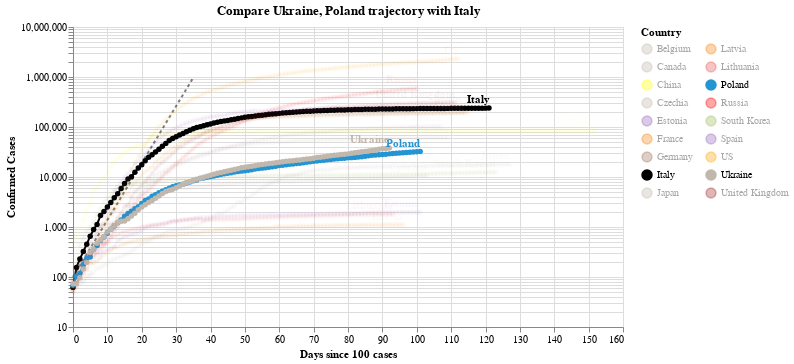

Here is the notebook cell this chart was saved with:
### Code cell
#hide_input
chart2 = make_since_chart(dff2, ['Ukraine', 'Poland'], baseline_countries)
chart2

### Figure 1 — Vega-Lite specification as saved in the notebook (floating-point values rounded to 4 significant figures; data arrays with more than 128 entries replaced by an {"elided": "..."} marker saying what was removed)
{"config": {"view": {"continuousWidth": 400, "continuousHeight": 300}}, "layer": [{"data": {"name": "data-628230001892d6798b50651be41d1b3e"}, "mark": {"type": "line", "color": "black", "opacity": 0.5, "strokeDash": [3, 3]}, "encoding": {"x": {"type": "quantitative", "field": "Days since 100 cases"}, "y": {"type": "quantitative", "field": "Confirmed Cases"}}}, {"data": {"name": "data-84f25441aa93fbe3667ca7478131f5df"}, "mark": {"type": "line", "point": true}, "encoding": {"color": {"type": "nominal", "field": "Country", "legend": {"columns": 2}, "scale": {"domain": ["Belgium", "Canada", "China", "Czechia", "Estonia", "France", "Germany", "Italy", "Japan", "Latvia", "Lithuania", "Poland", "Russia", "South Korea", "Spain", "US", "Ukraine", "United Kingdom"], "range": ["#C1B7AD", "#C1B7AD", "yellow", "#C1B7AD", "#9467bd", "#F58518", "#9D755D", "black", "#C1B7AD", "#F58518", "#E45756", "#2495D3", "red", "#A1BA59", "#9467bd", "orange", "#C1B7AD", "brown"]}}, "opacity": {"condition": {"value": 1, "selection": "selector003"}, "value": 0.05}, "tooltip": [{"type": "nominal", "field": "Country"}, {"type": "temporal", "field": "Date"}, {"type": "quantitative", "field": "Confirmed Cases"}, {"type": "quantitative", "field": "Days since 100 cases"}], "x": {"type": "quantitative", "field": "Days since 100 cases"}, "y": {"type": "quantitative", "field": "Confirmed Cases", "scale": {"type": "log"}}}, "selection": {"selector003": {"type": "multi", "fields": ["Country"], "bind": "legend", "init": [{"Country": "Ukraine"}, {"Country": "Poland"}, {"Country": "Italy"}]}}, "width": 550}, {"data": {"name": "data-84f25441aa93fbe3667ca7478131f5df"}, "mark": {"type": "text", "align": "right", "dy": -8, "fontWeight": "bold"}, "encoding": {"color": {"type": "nominal", "field": "Country", "legend": {"columns": 2}, "scale": {"domain": ["Belgium", "Canada", "China", "Czechia", "Estonia", "France", "Germany", "Italy", "Japan", "Latvia", "Lithuania", "Poland", "Russia", "South Korea", "Spain", "US", "Ukraine", "United Kingdom"], "range": ["#C1B7AD", "#C1B7AD", "yellow", "#C1B7AD", "#9467bd", "#F58518", "#9D755D", "black", "#C1B7AD", "#F58518", "#E45756", "#2495D3", "red", "#A1BA59", "#9467bd", "orange", "#C1B7AD", "brown"]}}, "opacity": {"condition": {"value": 1, "selection": "selector003"}, "value": 0.05}, "text": {"type": "nominal", "field": "Country"}, "tooltip": [{"type": "nominal", "field": "Country"}, {"type": "temporal", "field": "Date"}, {"type": "quantitative", "field": "Confirmed Cases"}, {"type": "quantitative", "field": "Days since 100 cases"}], "x": {"type": "quantitative", "field": "Days since 100 cases"}, "y": {"type": "quantitative", "field": "Confirmed Cases", "scale": {"type": "log"}}}, "transform": [{"filter": "(datum['Date'] >= 1592784000000)"}], "width": 550}], "title": "Compare Ukraine, Poland trajectory with Italy", "$schema": "https://vega.github.io/schema/vega-lite/v4.0.2.json", "datasets": {"data-628230001892d6798b50651be41d1b3e": [{"Days since 100 cases": 0, "Confirmed Cases": 100.0}, {"Days since 100 cases": 1, "Confirmed Cases": 130.0}, {"Days since 100 cases": 2, "Confirmed Cases": 169.0}, {"Days since 100 cases": 3, "Confirmed Cases": 219.7}, {"Days since 100 cases": 4, "Confirmed Cases": 285.6}, {"Days since 100 cases": 5, "Confirmed Cases": 371.3}, {"Days since 100 cases": 6, "Confirmed Cases": 482.7}, {"Days since 100 cases": 7, "Confirmed Cases": 627.5}, {"Days since 100 cases": 8, "Confirmed Cases": 815.7}, {"Days since 100 cases": 9, "Confirmed Cases": 1060.0}, {"Days since 100 cases": 10, "Confirmed Cases": 1379.0}, {"Days since 100 cases": 11, "Confirmed Cases": 1792.0}, {"Days since 100 cases": 12, "Confirmed Cases": 2330.0}, {"Days since 100 cases": 13, "Confirmed Cases": 3029.0}, {"Days since 100 cases": 14, "Confirmed Cases": 3937.0}, {"Days since 100 cases": 15, "Confirmed Cases": 5119.0}, {"Days since 100 cases": 16, "Confirmed Cases": 6654.0}, {"Days since 100 cases": 17, "Confirmed Cases": 8650.0}, {"Days since 100 cases": 18, "Confirmed Cases": 11250.0}, {"Days since 100 cases": 19, "Confirmed Cases": 14620.0}, {"Days since 100 cases": 20, "Confirmed Cases": 19000.0}, {"Days since 100 cases": 21, "Confirmed Cases": 24710.0}, {"Days since 100 cases": 22, "Confirmed Cases": 32120.0}, {"Days since 100 cases": 23, "Confirmed Cases": 41750.0}, {"Days since 100 cases": 24, "Confirmed Cases": 54280.0}, {"Days since 100 cases": 25, "Confirmed Cases": 70560.0}, {"Days since 100 cases": 26, "Confirmed Cases": 91730.0}, {"Days since 100 cases": 27, "Confirmed Cases": 119300.0}, {"Days since 100 cases": 28, "Confirmed Cases": 155000.0}, {"Days since 100 cases": 29, "Confirmed Cases": 201500.0}, {"Days since 100 cases": 30, "Confirmed Cases": 262000.0}, {"Days since 100 cases": 31, "Confirmed Cases": 340600.0}, {"Days since 100 cases": 32, "Confirmed Cases": 442800.0}, {"Days since 100 cases": 33, "Confirmed Cases": 575600.0}, {"Days since 100 cases": 34, "Confirmed Cases": 748300.0}, {"Days since 100 cases": 35, "Confirmed Cases": 972800.0}], "data-84f25441aa93fbe3667ca7478131f5df": {"elided": "2008 records"}}}
